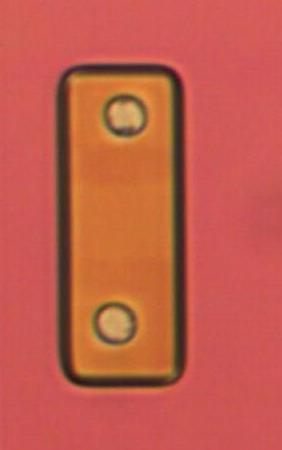
#> input picture capture/liner/img.jpg, 282 x 450 px
$ python main.py ../liner/img.jpg   (Python 2 division)
#> lines starting #> are read from the running program, lines starting #| are printed output that depends on the picture; after the words box and inside, x2 and y2 are one past the last pixel; in counts of white or black regions, pixels touching at a corner belong together
### pr0ntools/util.py
'''
This file is part of pr0ntools
Misc utilities
Copyright 2010 John McMaster <JohnDMcMaster@gmail.com>
Licensed under a 2 clause BSD license, see COPYING for details
'''
import datetime
import math
import os
import shutil
import sys

def rjust_str(s, nchars):
    '''right justify string, space padded to nchars spaces'''
    return ('%% %ds' % nchars) % s

# [6 lines left out: function mean_stddev, not called in this run]

def now():
    return datetime.datetime.utcnow().isoformat()

def msg(s=''):
    print '%s: %s' % (now(), s)

# [31 lines left out: functions logwt, try_shift_dir, not called in this run]


# Print timestamps in front of all output messages
class IOTimestamp(object):
    # [7 lines left out: function __init__, not called in this run]

    def __del__(self):
        if self.obj:
            self.obj.__dict__[self.name] = self.fd

    def flush(self):
        self.fd.flush()

    # [14 lines left out: function write, not called in this run]

# Log file descriptor to file
class IOLog(object):
    # [29 lines left out: function __init__, not called in this run]

    def __del__(self):
        if self.obj:
            self.obj.__dict__[self.name] = self.fd

    def flush(self):
        self.fd.flush()

    def write(self, data):
        self.fd.write(data)
        self.out_fd.write(data)

def add_bool_arg(parser, yes_arg, default=False, **kwargs):
    dashed = yes_arg.replace('--', '')
    dest = dashed.replace('-', '_')
    parser.add_argument(yes_arg, dest=dest, action='store_true', default=default, **kwargs)
    parser.add_argument('--no-' + dashed, dest=dest, action='store_false', **kwargs)

### capture/cf/main.py
from pylab import plot,show
from numpy import vstack,array
from numpy.random import rand
from scipy.cluster.vq import kmeans,vq
import cv2
import numpy as np
import argparse
import pylab
import matplotlib
import os
from collections import Counter
from PIL import Image, ImageDraw, ImageStat
from scipy import fftpack
import random
from scipy.optimize import leastsq
import matplotlib.pyplot as plt
import math
import glob
import json
import shutil

from pr0ntools.util import add_bool_arg

debug = False

class GridCapFailed(Exception):
    pass

# [15 lines left out: functions rms_err, drange, not called in this run]

'''
def has_around(bitmap, c, r, t, d='v', order=1):
    return (bitmap.get((c - 1,  r),     d) != t and
            bitmap.get((c + 1,  r),     d) != t and
            bitmap.get((c,      r - 1), d) != t and
            bitmap.get((c,      r + 1), d) != t)
'''
# [20 lines left out: function has_around, not called in this run]


class GridCap:
    def __init__(self, fn, outdir):
        self.fn = fn
        self.outdir = outdir
        if not os.path.exists(self.outdir):
            os.mkdir(self.outdir)

        # rotated and cropped
        self.preproc_fn = None
        self.preproc_im = None
        self.edges = None
        # Must be within 3 signas of mean to be confident
        self.thresh_sig = 3.0
        self.step = None

        self.copy_fn = None
        self.png_fn = None

        self.straighten_angle = None
        self.calc_straighten_angle = None

        # green seems to give the best results on my setup
        self.channel = 'g'

        # Number of pixels to look at for clusters
        # needs to be enough that at least 3 grid lines are in scope
        # TODO: look into ways to automaticaly detect this
        # what if I ran it over the entire image?
        # would be a large number of clusters
        # Maybe just chose a fraction of the image size?
        self.clust_thresh = 100

        '''
        Row/col pixel offset for grid lines
        x = col * xm + xb
        y = row * ym + yb
        (xm, xb) = self.grid_xlin[0]
        (ym, yb) = self.grid_ylin[1]
        '''
        self.xy_mb = [None, None]
        self.m_est = None
        # 0: cols, 1: rows
        self.crs = [None, None]

        '''
        [c][r] to tile state
        m: metal
        v: void / nothing
        u: unknown
        '''
        self.ts = None

        # low thresh: equal or lower => empty
        # high tresh: equal or higher => metal
        # in between: flag for review
        self.threshl = None
        self.threshh = None

        self.means_rc = None

        self.bitmap = None

        # Misc parameters to debug dump
        self.paramsj = {}

    def run(self):
        print 'run()'
        self.step = 0
        self.sstep = 0
        pass_ = False

        print

        try:
            print
            print
            print

            copy_fn = os.path.join(self.outdir, 'raw.' + os.path.splitext(self.fn)[1])
            shutil.copy(self.fn, copy_fn)
            self.copy_fn = copy_fn

            print '*' * 80
            # Straighten, cropping image slightly
            self.step += 1
            if self.straighten_angle == 0.0:
                print 'Skipping straighten'
                fn = os.path.join(self.fn, 'in.' + os.path.splitext(self.fn)[1])
                shutil.copy(self.fn, fn)
                self.preproc_fn = fn
                self.preproc_im = Image.open(self.fn)
            else:
                print 'straighten()'
                self.straighten()

            print
            print
            print

            print '*' * 80
            # Find grid
            self.step += 1
            self.gridify()

            print
            print
            print

            print '*' * 80
            # Figure out thresholds based on grid
            self.step += 1
            self.autothresh()

            print
            print
            print

            print '*' * 80
            # Use computed thresholds on grid to guess materials
            self.step += 1
            print 'capture()'
            self.capture()

            print
            print
            print

            print '*' * 80
            self.save()
            pass_ = True
        finally:
            print
            print
            print
            print '*' * 80
            print 'Shutting down'
            print 'Saving JSON on done'
            self.save_json(pass_)

    def straighten(self):
        self.sstep = 0
        if self.straighten_angle is not None:
            print 'Straighten: using given angle %0.3f deg' % self.straighten_angle
            angled = self.straighten_angle
            angle = angled * np.pi / 180.
        else:
            img = cv2.imread(self.fn)
#> img is the input picture: shape (450, 282, 3); mean B, G, R 75.4, 91.7, 195.5
            if debug:
                self.sstep += 1
                cv2.imwrite(os.path.join(self.outdir, 's%02d-%02d_orig.png' % (self.step, self.sstep)), img)

            gray = cv2.cvtColor(img, cv2.COLOR_BGR2GRAY)
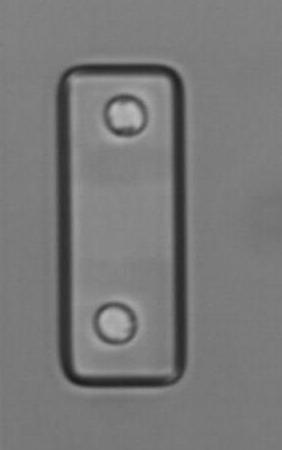
#> gray: shape (450, 282); min 28, max 187, mean 120.9
            if debug:
                self.sstep += 1
                cv2.imwrite(os.path.join(self.outdir, 's%02d-%02d_cvtColor.png' % (self.step, self.sstep)), gray)

            edges = cv2.Canny(gray, 50, 150, apertureSize=3)
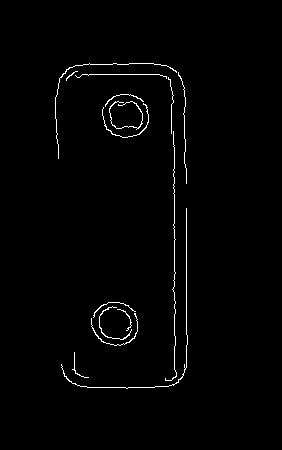
#> edges: shape (450, 282); 1.3% white in thin lines or dots, all inside (x1, y1, x2, y2) = (55, 63, 188, 389)
            if debug:
                self.sstep += 1
                cv2.imwrite(os.path.join(self.outdir, 's%02d-%02d_canny.png' % (self.step, self.sstep)), edges)

            lines = cv2.HoughLines(edges, 1, np.pi/1800., 400)
#> lines = None
            # In radians
            thetas_keep = []
            for rho,theta in lines[0]:
                a = np.cos(theta)
                b = np.sin(theta)
                x0 = a * rho
                y0 = b * rho

                scal = 2000
                x1 = int(x0 + scal * -b)
                y1 = int(y0 + scal *  a)
                x2 = int(x0 - scal * -b)
                y2 = int(y0 - scal *  a)

                thetad = theta * 180. / np.pi
                # take out outliers
                # I usually snap to < 1.5 (tyipcally < 0.2) so this should be plenty of margin
                if thetad < 3.0:
                    #print 'Theta: %g, rho: %g' % (theta, rho)
                    thetas_keep.append(theta)
                    cv2.line(img, (x1,y1),(x2,y2),(0, 0, 255),2)
                else:
                    cv2.line(img, (x1,y1),(x2,y2),(0, 255, 0),2)
#> this loop made 0 passes
#> after the loop, thetas_keep = []

            if debug:
                self.sstep += 1
                cv2.imwrite(os.path.join(self.outdir, 's%02d-%02d_lines.png' % (self.step, self.sstep)), img)

            if debug:
                matplotlib.pyplot.clf()
                pylab.hist(thetas_keep, bins=100)
                self.sstep += 1
                pylab.savefig(os.path.join(self.outdir, 's%02d-%02d_theta_dist.png' % (self.step, self.sstep)))

            angle = sum(thetas_keep) / len(thetas_keep)
            angled = angle * 180. / np.pi
            print 'Mean angle: %f rad (%f deg)' % (angle, angled)
            self.calc_straighten_angle = angled


        im = Image.open(self.fn)
        # In degrees
        # Positive values cause CCW rotation, same convention as above theta
        # but we want to correct it so go opposite direction
        print 'Straighten: rotate %0.3f deg' % self.straighten_angle
        im = im.rotate(angled, resample=Image.BICUBIC)
        if debug:
            self.sstep += 1
            im.save(os.path.join(self.outdir, 's%02d-%02d_rotate.png' % (self.step, self.sstep)))

        imw, imh = im.size
        print 'Image size: %dw x %dh' % (imw, imh)
        sy = int(abs(imw * math.sin(angle)))
        sx = int(abs(imh * math.sin(angle)))
        print 'x crop: %d' % sx
        print 'y crop: %d' % sy
        im_crop = im.crop((sx, sy, imw - sx, imh - sy))

        # Used by server: always save
        self.sstep += 1
        self.preproc_fn = os.path.join(self.outdir, 's%02d-%02d_crop.jpg' % (self.step, self.sstep))
        self.preproc_im = im_crop
        im_crop.save(self.preproc_fn)


    # [966 lines left out: functions regress_axis, lin_kmeans, dbg_grid, gridify_axis, leastsq_axis_png, leastsq_axis_iter and 11 more, not called in this run]

    def save_json(self, pass_):
        # Critical parameters needed to fixup errors
#> called with pass_ = False
        axes = []

        png_fn = None
        if self.png_fn:
            png_fn = os.path.basename(self.png_fn)

        img_orig = None
        if self.copy_fn:
            img_orig = os.path.basename(self.copy_fn)

        img = None
        if self.preproc_fn:
            img = os.path.basename(self.preproc_fn)

        j = {
            'pass': pass_,
            'img_src': self.fn,
            # Original image
            # this may be used for aligning tiles
            'img_orig': img_orig,
            # The image that coordinate parameters fit to
            'img': img,
            'png': png_fn,
            'axes': axes,
            'calc_straighten_angle': self.calc_straighten_angle,
            'straighten_angle': self.straighten_angle,
            'params': self.paramsj,
        }
        for order in xrange(2):
            if self.xy_mb[order] is None:
                m = None
                b = None
            else:
                m, b = self.xy_mb[order]

            if self.crs is None:
                crs = None
            else:
                crs = self.crs[order]

            ja = {
                # number of rows/cols
                'n': crs,
                # pixels per row/col
                'm': m,
                # row/col offset
                'b': b,
            }
            axes.append(ja)
        js = json.dumps(j, sort_keys=True, indent=4, separators=(',', ': '))
        open(os.path.join(self.outdir, 'out.json'), 'w').write(js)

    # [19 lines left out: functions bitmap_save, bitmap_verify, not called in this run]

if __name__ == '__main__':
    parser = argparse.ArgumentParser(description='Grid auto-bitmap test')
    parser.add_argument('--angle', help='Correct specified rotation instead of auto-rotating (degrees)')
    add_bool_arg(parser, '--debug', default=True)
    parser.add_argument('--channel', default='g', help='Which color channel to use for histograms (rgbu).  u: gray')
    parser.add_argument('--m-est')
    parser.add_argument('fn_in', help='image file to process')
    args = parser.parse_args()

    debug = args.debug

    gc = GridCap(args.fn_in, os.path.splitext(args.fn_in)[0])
    gc.channel = args.channel
    if args.angle is not None:
        gc.straighten_angle = float(args.angle)
    if args.m_est is not None:
        gc.m_est = float(args.m_est)
        if gc.m_est <= 0.0:
            raise Exception('Bad m estimate')
#> (the run stopped early here; a loop or call above may not have finished)
